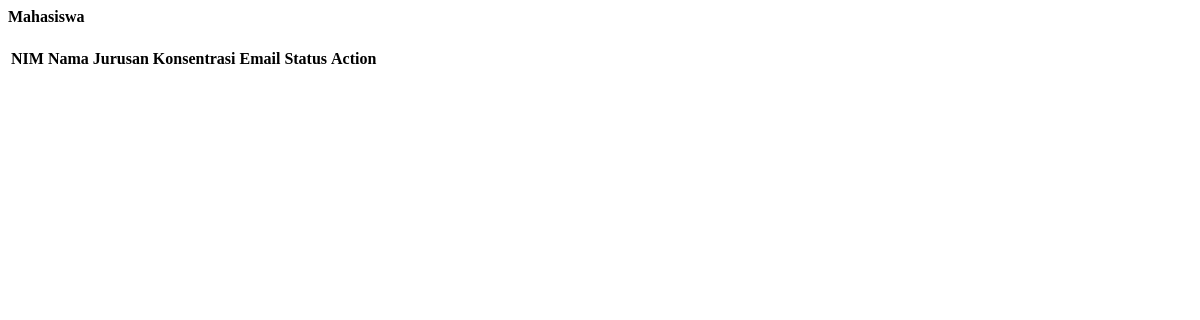
The app's page /pages/tampil-mahasiswa.php, older data.
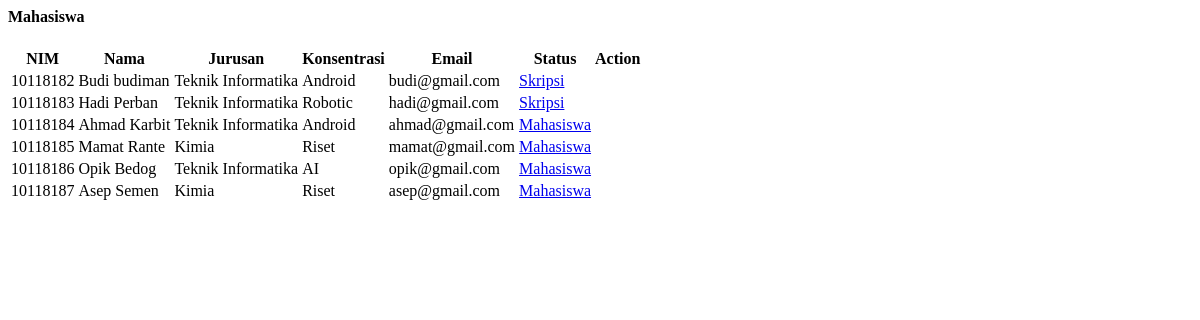
The same page, newer data.
### tables this page shows
CREATE TABLE `mahasiswa` (
  `nim` int(10) NOT NULL,
  `nama` varchar(30) NOT NULL,
  `jurusan` varchar(30) NOT NULL,
  `konsentrasi` varchar(30) NOT NULL,
  `email` varchar(30) NOT NULL,
  `status` varchar(10) NOT NULL
);

### pages/tampil-mahasiswa.php (the view, shortened to what this page needs)
<?php
include ("../database/koneksi.php");
?>
<div class="row">
  <div class="col-md-12">
    <div class="card card-hero">
      <div class="card-header">
        <h4>Mahasiswa</h4>
      </div>
      <div class="card-body p-0">
        <div class="table-wrapper-scroll-y my-custom-scrollbar">
          <table class="table table-striped">
            <tr>
              <th scope="col">NIM</th>
              <th scope="col">Nama</th>
              <th scope="col">Jurusan</th>
              <th scope="col">Konsentrasi</th>
              <th scope="col">Email</th>
              <th scope="col">Status</th>
              <th scope="col">Action</th>
            </tr>
            <tbody>
              <?php
              $data = mysqli_query($conn,"select * from mahasiswa");
              while($d=mysqli_fetch_array($data)){
                ?>
                <tr>
                  <td><?php echo $d['nim'] ?></td>
                  <td class="font-weight-600"><?php echo $d['nama'] ?></td>
                  <td class="font-weight-600"><?php echo $d['jurusan'] ?></td>
                  <td class="font-weight-600"><?php echo $d['konsentrasi'] ?></td>
                  <td class="font-weight-600"><?php echo $d['email'] ?></td>
                  <td class="font-weight-600"><a href="mahasiswa.php?nim=<?php echo $d['nim']; ?>&status=skripsi" title="Udah Menjadi Skripsi?"><span class='badge badge-info'><?php echo $d['status'] ?></span></a></td>
                  <td>
                  </td>
                </tr>
              <?php } ?>
            </tbody>
          </table>
        </div>
      </div>
    </div>
  </div>
</div>

### pages/tampil-mahasiswa.php (style rules this page uses)
.my-custom-scrollbar { position: relative; height: 420px; overflow: auto; }
.table-wrapper-scroll-y { display: block; }

Row changes from the older to the newer data that the page shows:
added mahasiswa: nim "10118182", nama "Budi budiman", jurusan "Teknik Informatika", konsentrasi "Android", email "budi@gmail.com", status "Skripsi"
added mahasiswa: nim "10118183", nama "Hadi Perban", jurusan "Teknik Informatika", konsentrasi "Robotic", email "hadi@gmail.com", status "Skripsi"
added mahasiswa: nim "10118184", nama "Ahmad Karbit", jurusan "Teknik Informatika", konsentrasi "Android", email "ahmad@gmail.com", status "Mahasiswa"
added mahasiswa: nim "10118185", nama "Mamat Rante", jurusan "Kimia", konsentrasi "Riset", email "mamat@gmail.com", status "Mahasiswa"
added mahasiswa: nim "10118186", nama "Opik Bedog", jurusan "Teknik Informatika", konsentrasi "AI", email "opik@gmail.com", status "Mahasiswa"
added mahasiswa: nim "10118187", nama "Asep Semen", jurusan "Kimia", konsentrasi "Riset", email "asep@gmail.com", status "Mahasiswa"
